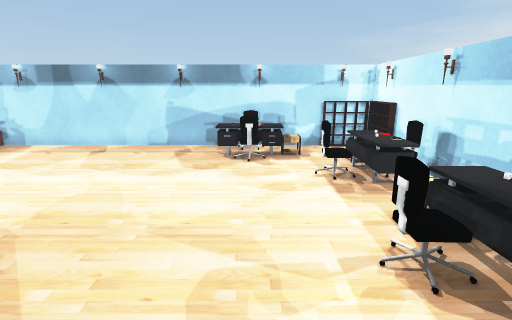
[1] (above)

18 first-person views from a walk through a Unity game level. The camera is 1.2 m above the floor, tilts 14° down and sees 85° across. Doors are open. The floor is counted in squares, 0.44 m on a side. Each view is taken from the middle of a square. On the plan, view 1 faces up. The plan holds only what a view shows up to about 19 squares ahead; the rest is blank. The player character is not drawn. Some surface patterns are stand-ins.

[2]
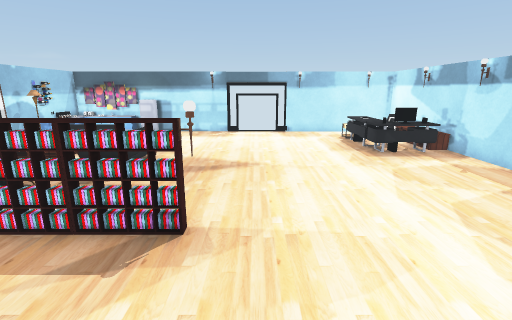

[3]
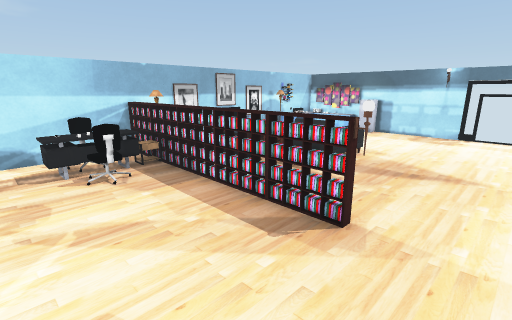

[4]
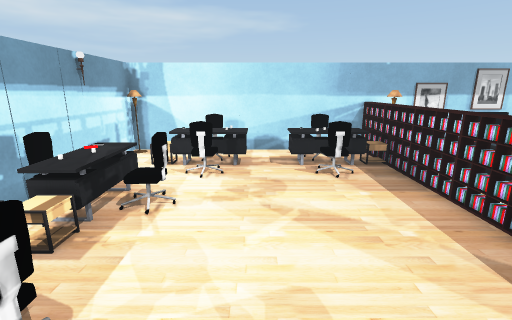

[5]
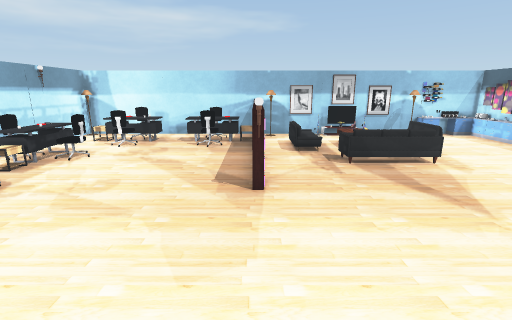

[6]
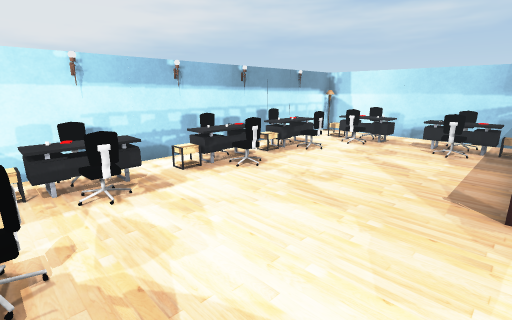

[7]
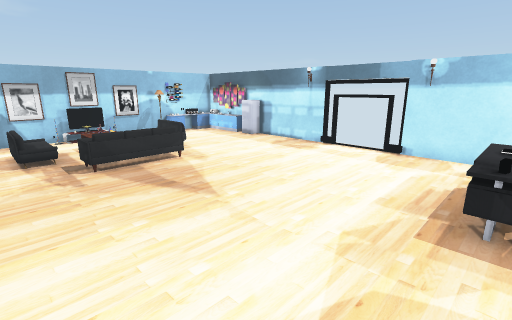

[8]
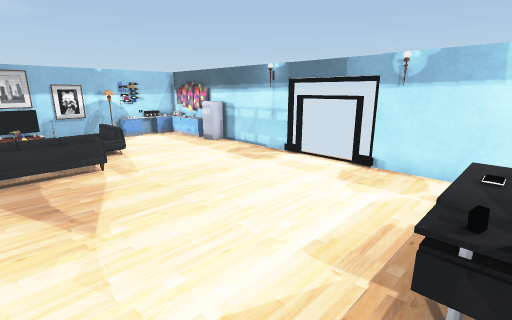

[9]
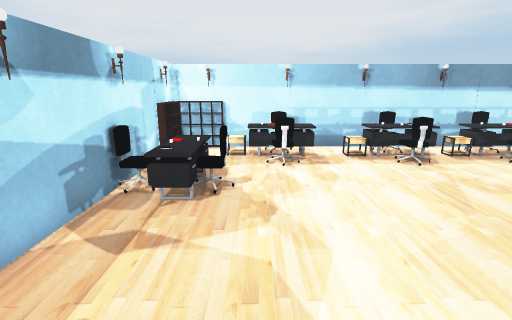

[10]
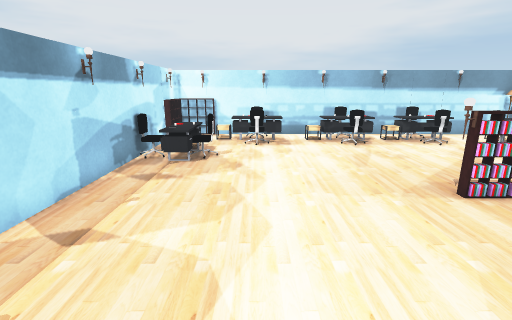

[11]
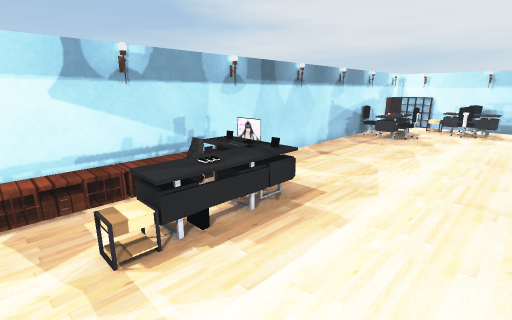

[12]
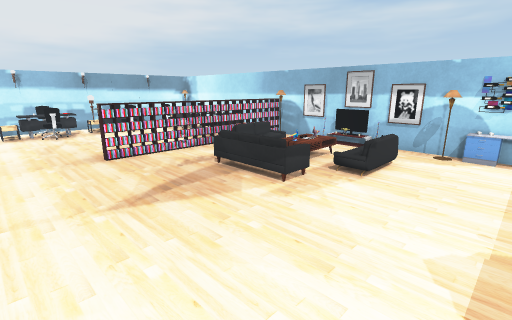

[13]
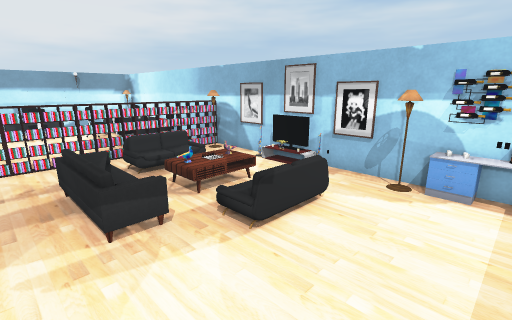

[14]
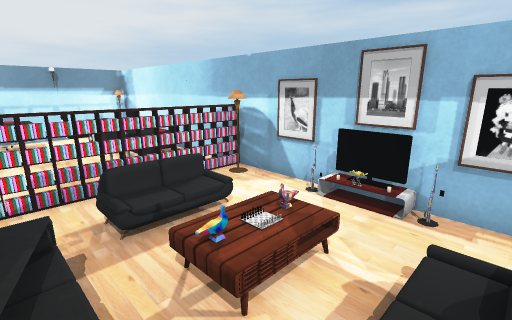

[15]
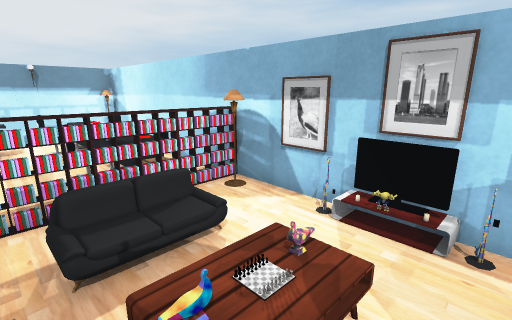

[16]
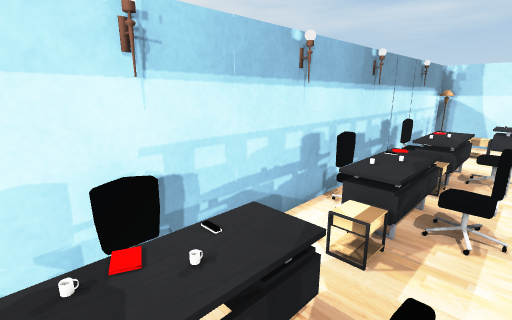

[17]
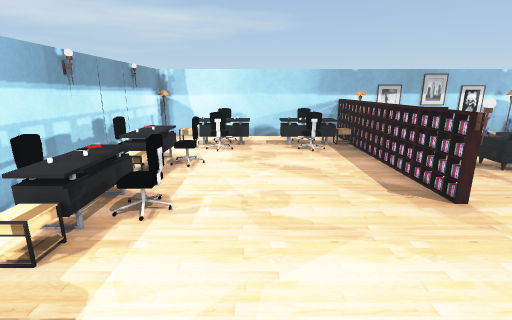

[18]
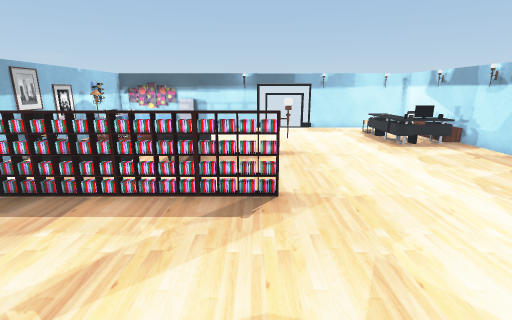

### Floor plan
Key: @ floor where view 1 was taken; # wall or solid block; . main floor; : floor 0.25 m higher than the main floor; / step, stairs or slope; D open door; B bookshelf; K books; C chair; S sofa; F fridge; U counter; P painting; R rack; T TV; O other object.
Columns run from 19 left of view 1 to 6 right of it. Each row starts with its distance up from view 1.
 14 ##O##O##################B#
 13 #.....OO..........OOO...BB
 12 #..  COO.........OOOO... #
 11 #..OOOOO...........O...O.#
 10 #...OOOO...............O #
  9 #.....................OKO#
  8 #.....................OO##
  7 D........................#
  6 D......................O.#
  5 D......................O #
  4 D.............O.......OOO#
  3 #.............O.......OO##
  2 #.............O........O #
  1 #......SSSS...O........O #
  0 #.......OOO...O....@..OOO#
 -1 #.............O.......OOO#
 -2 FF...././O.:/.O........O #
 -3 #.....///O.//.O.OO...O.. #
 -4 U.....///O.:/.OOOOOOOOO..#
 -5 P.............OOOOO.OOO..#
 -6 U..O##.O..O..#O.OO......##
 -7 ##OR#####T################

Positions as (right, up) in squares from view 1, and headings:
1: (0, 0), facing up
2: (0, 5), facing left
3: (0, 6), facing down-left
4: (0, 6), facing down
5: (-5, 11), facing down
6: (-5, 11), facing down-right
7: (-6, 11), facing down-left
8: (-9, 11), facing down-left
9: (-8, 10), facing right
10: (-12, 9), facing right
11: (-18, 6), facing up-right
12: (-17, 7), facing down-right
13: (-17, 2), facing down-right
14: (-13, 0), facing down-right
15: (-12, -1), facing down-right
16: (2, 10), facing down-right
17: (0, 10), facing down
18: (2, 3), facing left
